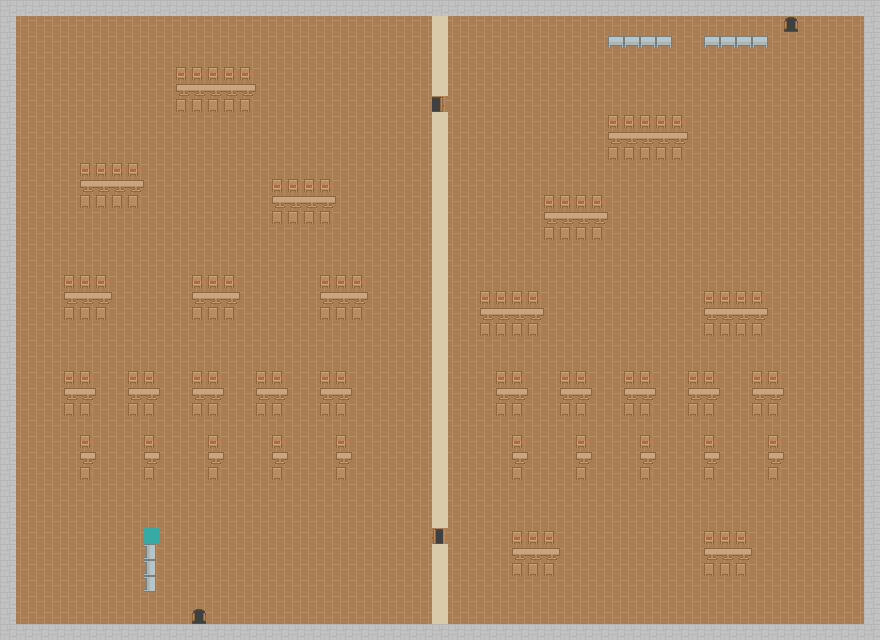

A level layout from a 2D game, rendered from its tile map. Below: a short description, then the map file with tile-grid data replaced by summaries:
An orthogonal 55x40 tile map with 16x16 px tiles, 8 tile layers (Ground, Wall, MiddleWall, Doors, ...) and 10 objects (WallLeft, WallTop, WallRight, WallBot, WallMidBot, ...).

<map version="1.2" tiledversion="1.2.1" orientation="orthogonal" renderorder="right-down" width="55" height="40" tilewidth="16" tileheight="16" infinite="0" nextlayerid="17" nextobjectid="15">
 <tileset firstgid="1" name="TilePerso" tilewidth="16" tileheight="16" tilecount="28" columns="28">
  <image source="TilePerso.png" trans="ff00ff" width="448" height="16" />
 </tileset>
 <layer id="1" name="Ground" width="55" height="40" locked="1">
  <data>[2200 cells, 2014 non-empty, 1 distinct tile ids]</data>
 </layer>
 <layer id="2" name="Wall" width="55" height="40" locked="1">
  <data>[2200 cells, 186 non-empty, 1 distinct tile ids]</data>
 </layer>
 <layer id="3" name="MiddleWall" width="55" height="40" locked="1">
  <data>[2200 cells, 36 non-empty, 1 distinct tile ids]</data>
 </layer>
 <layer id="4" name="Doors" width="55" height="40" locked="1">
  <data>[2200 cells, 4 non-empty, 3 distinct tile ids]</data>
 </layer>
 <layer id="5" name="Counter" width="55" height="40" locked="1">
  <data>[2200 cells, 11 non-empty, 2 distinct tile ids]</data>
 </layer>
 <layer id="6" name="Card" width="55" height="40" locked="1">
  <data>[2200 cells, 1 non-empty, 1 distinct tile ids]</data>
 </layer>
 <layer id="13" name="Table" width="55" height="40" locked="1">
  <data>[2200 cells, 75 non-empty, 15 distinct tile ids]</data>
 </layer>
 <layer id="14" name="Chair" width="55" height="40" locked="1">
  <data>[2200 cells, 150 non-empty, 2 distinct tile ids]</data>
 </layer>
 <objectgroup id="15" name="WallBlock" locked="1">
  <object id="2" name="WallLeft" x="0" y="1" width="16" height="637.667">
   <properties>
    <property name="isBlockable" type="bool" value="true" />
   </properties>
  </object>
  <object id="4" name="WallTop" x="1" y="0.666667" width="878.667" height="15">
   <properties>
    <property name="isBlockable" type="bool" value="true" />
   </properties>
  </object>
  <object id="5" name="WallRight" x="863.333" y="0.666667" width="16.6667" height="638.667">
   <properties>
    <property name="isBlockable" type="bool" value="true" />
   </properties>
  </object>
  <object id="7" name="WallBot" x="-5.68434e-14" y="624.667" width="880" height="16">
   <properties>
    <property name="isBlockable" type="bool" value="true" />
   </properties>
  </object>
  <object id="8" name="WallMidBot" x="431.333" y="545.333" width="16" height="78.6667">
   <properties>
    <property name="isBlockable" type="bool" value="false" />
   </properties>
  </object>
  <object id="9" name="WallMidMid" x="431.333" y="112" width="17.3333" height="415.333">
   <properties>
    <property name="isBlockable" type="bool" value="false" />
   </properties>
  </object>
  <object id="10" x="431.333" y="16" width="16.6667" height="79.3333">
   <properties>
    <property name="isBlockable" type="bool" value="true" />
   </properties>
  </object>
 </objectgroup>
 <objectgroup id="16" name="ClientMovement" locked="1">
  <object id="12" name="SpawnClient" x="192" y="608.25" width="16" height="15.75" />
  <object id="13" name="CheckPointClient" x="191.75" y="560.75" width="15.75" height="15" />
  <object id="14" name="ClientFirstStepHost" x="160" y="560.5" width="15.75" height="15.5" />
 </objectgroup>
</map>